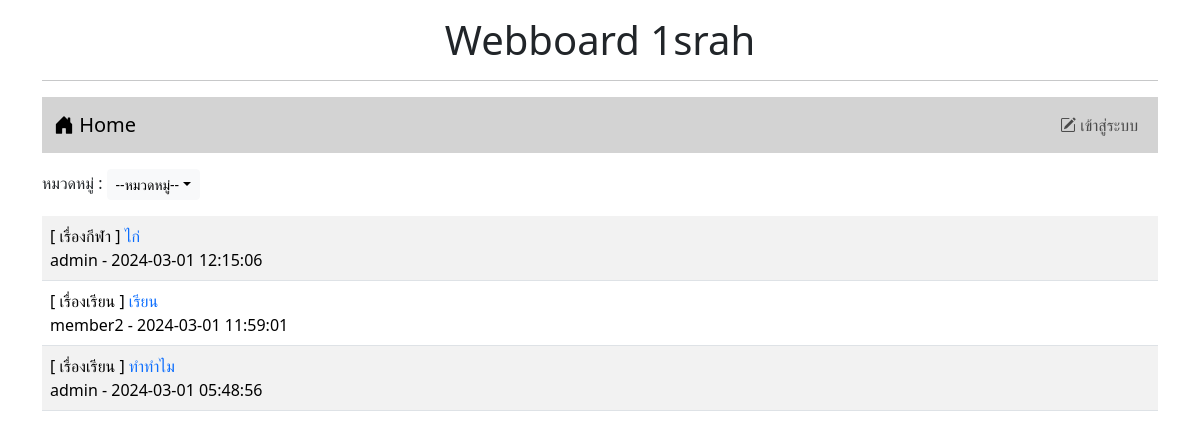
The page / on the database its author committed.
### tables this page shows
CREATE TABLE `post` (
  `id` int(11) NOT NULL,
  `title` varchar(128) NOT NULL,
  `content` varchar(2048) NOT NULL,
  `post_date` datetime NOT NULL,
  `cat_id` int(11) NOT NULL,
  `user_id` int(11) NOT NULL
);

CREATE TABLE `category` (
  `id` int(11) NOT NULL,
  `name` varchar(32) NOT NULL
);

CREATE TABLE `user` (
  `id` int(11) NOT NULL,
  `login` varchar(32) NOT NULL,
  `password` varchar(64) NOT NULL,
  `name` varchar(64) NOT NULL,
  `gender` char(1) NOT NULL,
  `email` varchar(32) NOT NULL,
  `role` char(1) NOT NULL
);

### index.php (the view, shortened to what this page needs)
<!DOCTYPE html>
<html lang="en">
<head>
    <link href="https://cdn.jsdelivr.net/npm/bootstrap@5.3.2/dist/css/bootstrap.min.css" rel="stylesheet">
    <link rel="stylesheet" href="https://cdn.jsdelivr.net/npm/bootstrap-icons@1.11.3/font/bootstrap-icons.min.css">
</head>
<body>
    <div class="container-lg">
        <h1 style="text-align: center;" class="mt-3">Webboard 1srah</h1>
        <hr>
        <?php include "nav.php"; ?>
            <div class="mt-3 mb-3 d-flex justify-content-between">
                <div>
                    <lebel>หมวดหมู่ :</lebel>
                    <span class="dropdown">
                        <button type="button" class="btn btn-light btn-sm dropdown-toggle" data-bs-toggle="dropdown" aria-expanded="false">
                            --หมวดหมู่--</button>
                    </span>
                </div>
            </div>
        <table class="table table-striped">
            <?php
                $conn = new PDO("mysql:host=localhost;dbname=webboard;charset=utf8","root","");
                $sql = "SELECT t3.name,t1.title,t1.id,t2.login,t1.post_date FROM post as t1
                INNER JOIN user as t2 ON (t1.user_id=t2.id)
                INNER JOIN category as t3 ON(t1.cat_id=t3.id) ORDER BY t1.post_date DESC";
                $result = $conn->query($sql);
                while($row = $result->fetch()){
                    echo "<tr><td>[ $row[0] ] <a href=post.php?id=$row[2]
                    style=text-decoration:none>$row[1]</a><br>$row[3] - $row[4]</td></tr>";
                }
            ?>
        </table>
    </div>
</body>
</html>

### rows shown on the page
post: category.name "เรื่องกีฬา", title "ไก่", user.login "admin", post_date "2024-03-01 12:15:06"
post: category.name "เรื่องเรียน", title "เรียน", user.login "member2", post_date "2024-03-01 11:59:01"
post: category.name "เรื่องเรียน", title "ทำทำไม", user.login "admin", post_date "2024-03-01 05:48:56"
